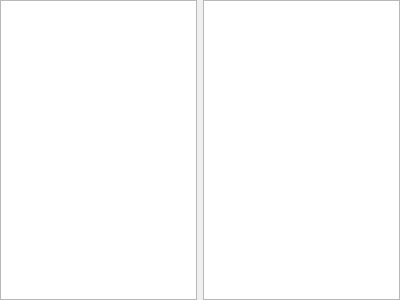
<?xml version="1.0" encoding="UTF-8"?>
<ui version="4.0">
 <class>LeftPane</class>
 <widget class="QWidget" name="LeftPane">
  <property name="geometry">
   <rect>
    <x>0</x>
    <y>0</y>
    <width>400</width>
    <height>300</height>
   </rect>
  </property>
  <property name="windowTitle">
   <string>Form</string>
  </property>
  <layout class="QVBoxLayout" name="verticalLayout">
   <property name="leftMargin">
    <number>0</number>
   </property>
   <property name="topMargin">
    <number>0</number>
   </property>
   <property name="rightMargin">
    <number>0</number>
   </property>
   <property name="bottomMargin">
    <number>0</number>
   </property>
   <item>
    <layout class="QHBoxLayout" name="horizontalLayout">
     <item>
      <widget class="QListWidget" name="GroupsList"/>
     </item>
     <item>
      <widget class="QListWidget" name="StudentsList"/>
     </item>
    </layout>
   </item>
  </layout>
 </widget>
 <resources/>
 <connections/>
</ui>
